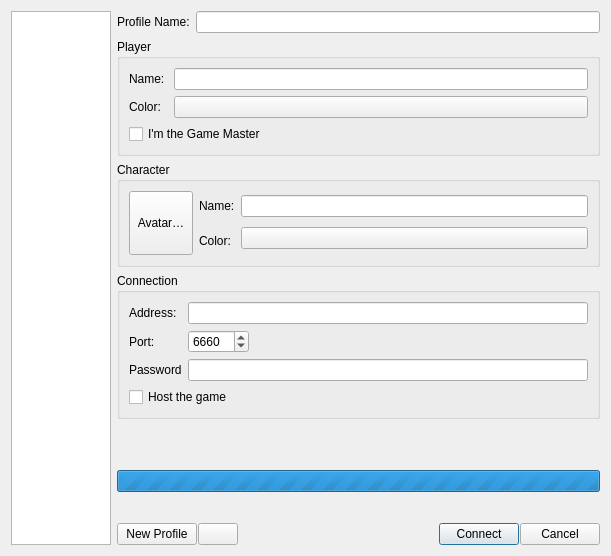
<?xml version="1.0" encoding="UTF-8"?>
<ui version="4.0">
 <class>SelectConnectionProfileDialog</class>
 <widget class="QDialog" name="SelectConnectionProfileDialog">
  <property name="geometry">
   <rect>
    <x>0</x>
    <y>0</y>
    <width>611</width>
    <height>556</height>
   </rect>
  </property>
  <property name="windowTitle">
   <string>Welcome To Rolisteam - Connection Dialog</string>
  </property>
  <layout class="QHBoxLayout" name="horizontalLayout_7">
   <item>
    <widget class="QListView" name="m_profileList">
     <property name="sizePolicy">
      <sizepolicy hsizetype="Preferred" vsizetype="Preferred">
       <horstretch>0</horstretch>
       <verstretch>0</verstretch>
      </sizepolicy>
     </property>
     <property name="maximumSize">
      <size>
       <width>16777215</width>
       <height>16777215</height>
      </size>
     </property>
     <property name="sizeAdjustPolicy">
      <enum>QAbstractScrollArea::AdjustToContents</enum>
     </property>
     <property name="selectionBehavior">
      <enum>QAbstractItemView::SelectRows</enum>
     </property>
    </widget>
   </item>
   <item>
    <layout class="QVBoxLayout" name="verticalLayout_9">
     <item>
      <layout class="QHBoxLayout" name="horizontalLayout_5">
       <item>
        <widget class="QLabel" name="label_5">
         <property name="text">
          <string>Profile Name:</string>
         </property>
        </widget>
       </item>
       <item>
        <widget class="QLineEdit" name="m_profileTitle"/>
       </item>
      </layout>
     </item>
     <item>
      <widget class="QGroupBox" name="groupBox">
       <property name="title">
        <string>Player</string>
       </property>
       <layout class="QVBoxLayout" name="verticalLayout_8">
        <item>
         <layout class="QHBoxLayout" name="horizontalLayout">
          <item>
           <layout class="QVBoxLayout" name="verticalLayout_4">
            <item>
             <widget class="QLabel" name="label">
              <property name="text">
               <string>Name: </string>
              </property>
             </widget>
            </item>
            <item>
             <widget class="QLabel" name="label_2">
              <property name="text">
               <string>Color: </string>
              </property>
             </widget>
            </item>
           </layout>
          </item>
          <item>
           <layout class="QVBoxLayout" name="verticalLayout_2">
            <item>
             <widget class="QLineEdit" name="m_name"/>
            </item>
            <item>
             <widget class="ColorButton" name="m_colorBtn">
              <property name="text">
               <string/>
              </property>
             </widget>
            </item>
           </layout>
          </item>
         </layout>
        </item>
        <item>
         <widget class="QCheckBox" name="m_isGmCheckbox">
          <property name="text">
           <string>I'm the Game Master</string>
          </property>
         </widget>
        </item>
       </layout>
      </widget>
     </item>
     <item>
      <widget class="QGroupBox" name="groupBox_3">
       <property name="title">
        <string>Character</string>
       </property>
       <layout class="QHBoxLayout" name="horizontalLayout_3">
        <item>
         <widget class="QToolButton" name="m_selectCharaterAvatar">
          <property name="minimumSize">
           <size>
            <width>64</width>
            <height>64</height>
           </size>
          </property>
          <property name="sizeIncrement">
           <size>
            <width>64</width>
            <height>64</height>
           </size>
          </property>
          <property name="baseSize">
           <size>
            <width>64</width>
            <height>64</height>
           </size>
          </property>
          <property name="text">
           <string>Avatar…</string>
          </property>
          <property name="iconSize">
           <size>
            <width>64</width>
            <height>64</height>
           </size>
          </property>
         </widget>
        </item>
        <item>
         <layout class="QVBoxLayout" name="verticalLayout_6">
          <item>
           <widget class="QLabel" name="label_6">
            <property name="text">
             <string>Name:</string>
            </property>
           </widget>
          </item>
          <item>
           <widget class="QLabel" name="label_7">
            <property name="text">
             <string>Color:</string>
            </property>
           </widget>
          </item>
         </layout>
        </item>
        <item>
         <layout class="QVBoxLayout" name="verticalLayout_5">
          <item>
           <widget class="QLineEdit" name="m_characterName"/>
          </item>
          <item>
           <widget class="ColorButton" name="m_characterColor">
            <property name="text">
             <string/>
            </property>
           </widget>
          </item>
         </layout>
        </item>
       </layout>
      </widget>
     </item>
     <item>
      <widget class="QGroupBox" name="groupBox_2">
       <property name="title">
        <string>Connection</string>
       </property>
       <layout class="QVBoxLayout" name="verticalLayout_7">
        <item>
         <layout class="QHBoxLayout" name="horizontalLayout_4">
          <item>
           <layout class="QVBoxLayout" name="verticalLayout">
            <item>
             <widget class="QLabel" name="label_3">
              <property name="text">
               <string>Address:</string>
              </property>
             </widget>
            </item>
            <item>
             <widget class="QLabel" name="label_4">
              <property name="text">
               <string>Port:</string>
              </property>
             </widget>
            </item>
            <item>
             <widget class="QLabel" name="label_8">
              <property name="text">
               <string>Password</string>
              </property>
             </widget>
            </item>
           </layout>
          </item>
          <item>
           <layout class="QVBoxLayout" name="verticalLayout_3">
            <item>
             <widget class="QLineEdit" name="m_addresseLineEdit"/>
            </item>
            <item>
             <layout class="QHBoxLayout" name="horizontalLayout_2">
              <item>
               <widget class="QSpinBox" name="m_port">
                <property name="maximum">
                 <number>65536</number>
                </property>
                <property name="value">
                 <number>6660</number>
                </property>
               </widget>
              </item>
              <item>
               <spacer name="horizontalSpacer">
                <property name="orientation">
                 <enum>Qt::Horizontal</enum>
                </property>
                <property name="sizeHint" stdset="0">
                 <size>
                  <width>40</width>
                  <height>20</height>
                 </size>
                </property>
               </spacer>
              </item>
             </layout>
            </item>
            <item>
             <widget class="QLineEdit" name="m_passwordEdit">
              <property name="echoMode">
               <enum>QLineEdit::Password</enum>
              </property>
             </widget>
            </item>
           </layout>
          </item>
         </layout>
        </item>
        <item>
         <widget class="QCheckBox" name="m_isServerCheckbox">
          <property name="text">
           <string>Host the game</string>
          </property>
         </widget>
        </item>
       </layout>
      </widget>
     </item>
     <item>
      <spacer name="verticalSpacer">
       <property name="orientation">
        <enum>Qt::Vertical</enum>
       </property>
       <property name="sizeHint" stdset="0">
        <size>
         <width>478</width>
         <height>13</height>
        </size>
       </property>
      </spacer>
     </item>
     <item>
      <widget class="QLabel" name="m_errorNotification">
       <property name="styleSheet">
        <string notr="true"/>
       </property>
       <property name="text">
        <string/>
       </property>
       <property name="alignment">
        <set>Qt::AlignCenter</set>
       </property>
      </widget>
     </item>
     <item>
      <widget class="QProgressBar" name="m_progressBar">
       <property name="maximum">
        <number>0</number>
       </property>
       <property name="value">
        <number>-1</number>
       </property>
       <property name="textVisible">
        <bool>false</bool>
       </property>
      </widget>
     </item>
     <item>
      <spacer name="verticalSpacer_2">
       <property name="orientation">
        <enum>Qt::Vertical</enum>
       </property>
       <property name="sizeHint" stdset="0">
        <size>
         <width>478</width>
         <height>13</height>
        </size>
       </property>
      </spacer>
     </item>
     <item>
      <layout class="QHBoxLayout" name="horizontalLayout_6">
       <property name="spacing">
        <number>1</number>
       </property>
       <item>
        <widget class="QPushButton" name="m_addProfile">
         <property name="text">
          <string>New Profile</string>
         </property>
         <property name="icon">
          <iconset resource="../../rolisteam.qrc">
           <normaloff>:/resources/icons/add_round.png</normaloff>:/resources/icons/add_round.png</iconset>
         </property>
         <property name="autoDefault">
          <bool>false</bool>
         </property>
        </widget>
       </item>
       <item>
        <widget class="QPushButton" name="m_delProfileAct">
         <property name="toolTip">
          <string>Delete</string>
         </property>
         <property name="statusTip">
          <string>Delete selected profile</string>
         </property>
         <property name="text">
          <string/>
         </property>
         <property name="icon">
          <iconset resource="../../rolisteam.qrc">
           <normaloff>:/resources/icons/delete.png</normaloff>:/resources/icons/delete.png</iconset>
         </property>
        </widget>
       </item>
       <item>
        <spacer name="horizontalSpacer_2">
         <property name="orientation">
          <enum>Qt::Horizontal</enum>
         </property>
         <property name="sizeHint" stdset="0">
          <size>
           <width>40</width>
           <height>20</height>
          </size>
         </property>
        </spacer>
       </item>
       <item>
        <widget class="QPushButton" name="m_connect">
         <property name="text">
          <string>Connect</string>
         </property>
         <property name="default">
          <bool>true</bool>
         </property>
        </widget>
       </item>
       <item>
        <widget class="QPushButton" name="m_cancel">
         <property name="toolTip">
          <string>OffLine Mode</string>
         </property>
         <property name="text">
          <string>Cancel</string>
         </property>
        </widget>
       </item>
      </layout>
     </item>
    </layout>
   </item>
  </layout>
 </widget>
 <customwidgets>
  <customwidget>
   <class>ColorButton</class>
   <extends>QPushButton</extends>
   <header>common/widgets/colorbutton.h</header>
  </customwidget>
 </customwidgets>
 <resources>
  <include location="../../rolisteam.qrc"/>
 </resources>
 <connections>
  <connection>
   <sender>m_isGmCheckbox</sender>
   <signal>toggled(bool)</signal>
   <receiver>groupBox_3</receiver>
   <slot>setHidden(bool)</slot>
   <hints>
    <hint type="sourcelabel">
     <x>333</x>
     <y>163</y>
    </hint>
    <hint type="destinationlabel">
     <x>341</x>
     <y>209</y>
    </hint>
   </hints>
  </connection>
  <connection>
   <sender>m_isServerCheckbox</sender>
   <signal>clicked(bool)</signal>
   <receiver>m_addresseLineEdit</receiver>
   <slot>setDisabled(bool)</slot>
   <hints>
    <hint type="sourcelabel">
     <x>215</x>
     <y>409</y>
    </hint>
    <hint type="destinationlabel">
     <x>253</x>
     <y>339</y>
    </hint>
   </hints>
  </connection>
 </connections>
</ui>
